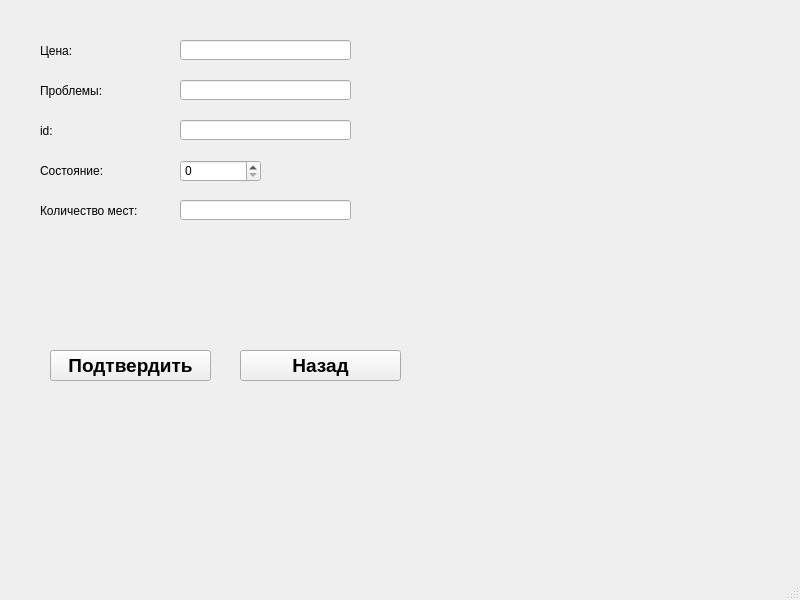
<?xml version="1.0" encoding="UTF-8"?>
<ui version="4.0">
 <class>InputCarWindow</class>
 <widget class="QMainWindow" name="InputCarWindow">
  <property name="geometry">
   <rect>
    <x>0</x>
    <y>0</y>
    <width>800</width>
    <height>600</height>
   </rect>
  </property>
  <property name="windowTitle">
   <string>MainWindow</string>
  </property>
  <widget class="QWidget" name="centralwidget">
   <widget class="QLabel" name="label_2">
    <property name="geometry">
     <rect>
      <x>40</x>
      <y>80</y>
      <width>81</width>
      <height>21</height>
     </rect>
    </property>
    <property name="text">
     <string>Проблемы:</string>
    </property>
   </widget>
   <widget class="QLineEdit" name="lineEdit_2">
    <property name="geometry">
     <rect>
      <x>180</x>
      <y>80</y>
      <width>171</width>
      <height>20</height>
     </rect>
    </property>
   </widget>
   <widget class="QLineEdit" name="lineEdit_3">
    <property name="geometry">
     <rect>
      <x>180</x>
      <y>120</y>
      <width>171</width>
      <height>20</height>
     </rect>
    </property>
   </widget>
   <widget class="QPushButton" name="pushButton_2">
    <property name="geometry">
     <rect>
      <x>240</x>
      <y>350</y>
      <width>161</width>
      <height>31</height>
     </rect>
    </property>
    <property name="font">
     <font>
      <pointsize>14</pointsize>
      <weight>75</weight>
      <bold>true</bold>
     </font>
    </property>
    <property name="text">
     <string>Назад</string>
    </property>
   </widget>
   <widget class="QSpinBox" name="spinBox">
    <property name="geometry">
     <rect>
      <x>180</x>
      <y>160</y>
      <width>81</width>
      <height>22</height>
     </rect>
    </property>
   </widget>
   <widget class="QLabel" name="label_5">
    <property name="geometry">
     <rect>
      <x>40</x>
      <y>200</y>
      <width>101</width>
      <height>21</height>
     </rect>
    </property>
    <property name="text">
     <string>Количество мест:</string>
    </property>
   </widget>
   <widget class="QPushButton" name="pushButton">
    <property name="geometry">
     <rect>
      <x>50</x>
      <y>350</y>
      <width>161</width>
      <height>31</height>
     </rect>
    </property>
    <property name="font">
     <font>
      <pointsize>14</pointsize>
      <weight>75</weight>
      <bold>true</bold>
     </font>
    </property>
    <property name="text">
     <string>Подтвердить</string>
    </property>
   </widget>
   <widget class="QLabel" name="label">
    <property name="geometry">
     <rect>
      <x>40</x>
      <y>40</y>
      <width>81</width>
      <height>21</height>
     </rect>
    </property>
    <property name="text">
     <string>Цена:</string>
    </property>
   </widget>
   <widget class="QLineEdit" name="lineEdit">
    <property name="geometry">
     <rect>
      <x>180</x>
      <y>40</y>
      <width>171</width>
      <height>20</height>
     </rect>
    </property>
   </widget>
   <widget class="QLabel" name="label_3">
    <property name="geometry">
     <rect>
      <x>40</x>
      <y>120</y>
      <width>81</width>
      <height>21</height>
     </rect>
    </property>
    <property name="text">
     <string>id:</string>
    </property>
   </widget>
   <widget class="QLabel" name="label_4">
    <property name="geometry">
     <rect>
      <x>40</x>
      <y>160</y>
      <width>81</width>
      <height>21</height>
     </rect>
    </property>
    <property name="text">
     <string>Состояние:</string>
    </property>
   </widget>
   <widget class="QLineEdit" name="lineEdit_4">
    <property name="geometry">
     <rect>
      <x>180</x>
      <y>200</y>
      <width>171</width>
      <height>20</height>
     </rect>
    </property>
   </widget>
  </widget>
  <widget class="QMenuBar" name="menubar">
   <property name="geometry">
    <rect>
     <x>0</x>
     <y>0</y>
     <width>800</width>
     <height>21</height>
    </rect>
   </property>
  </widget>
  <widget class="QStatusBar" name="statusbar"/>
 </widget>
 <resources/>
 <connections/>
</ui>
